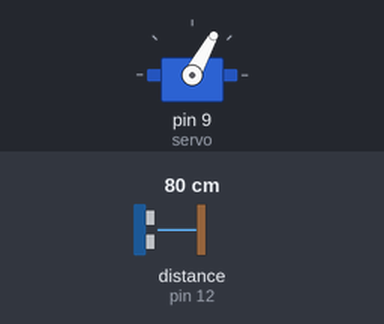
Simulated run of this sketch. Board: Arduino Uno, built with avr-gcc and run on an emulated ATmega328P. Shown: servo. The test bench sets the inputs (shaded band); at power-on: distance to the obstacle (sensor on pin 12) 80 cm. The echo pulse lasts 58.3 µs per cm.

Above: at 4.2 s.
4.3 s: distance to the obstacle (sensor on pin 12) set to 2 cm
At 5.0 s:
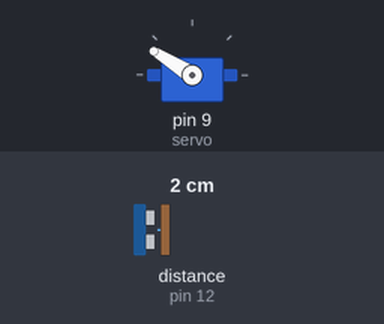
5.8 s: distance to the obstacle (sensor on pin 12) set to 35 cm
At 6.7 s:
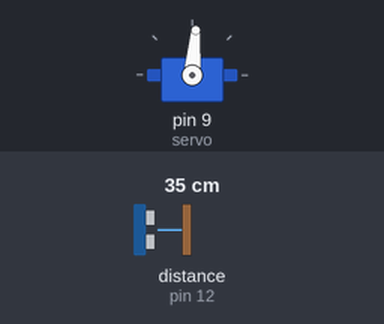
7.3 s: distance to the obstacle (sensor on pin 12) set to 60 cm
At 8.1 s:
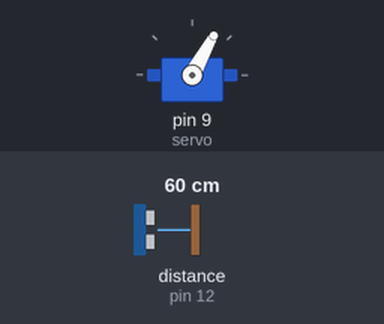
Timing chart, 0 to 10.3 s (numbered marks = the images above; inputs shaded):
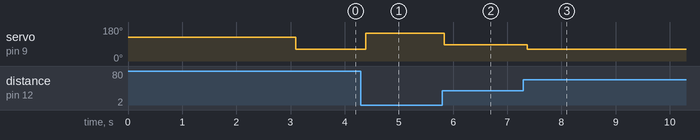

The sketch:

pid-ball.ino
```cpp
#include <SR04.h>
#include <Servo.h>

const int pot = 0;
const int ultrasonicEcho = 11, ultrasonicTrig = 12;

Servo servo;
SR04 sensor = SR04(ultrasonicEcho, ultrasonicTrig);

const int maxh = 66, minh = 153, midh = 127;
const int reactionTime = 20, conversionVal = 5.64;
const int minl = 0, maxl = 46;
const int avgRate = 100;
int v[avgRate];

void getInitialV(){
  for(int i = 0; i < avgRate; i++){
    long int distance = sensor.Distance();
    if(distance > 50)
      v[i] = 50;
    else
      v[i] = distance;
  }
}

void setup() {
  Serial.begin(9600);
  pinMode(pot, INPUT);
  servo.attach(9);
  servo.write(midh);
  getInitialV();
}

// minimum length = 3, maximum length = 46; (distances from the sensor)

void minMax(){
  servo.write(minh);
  delay(500);
  servo.write(maxh);
  delay(500);
}

void potManualControl(){
  servo.write(analogRead(pot)/conversionVal);
}

double midl(){
  return (maxl + minl)/2;
}

double integratorVal; //integrator value
double y; //raw output
double r = midl(); //refference
double e; //the error (r - y)

double avgV(){
  double sum = 0;
  for(int i = 0; i < avgRate; i++){
    sum += v[i];
  }
  return sum/avgRate;
}

double errorFunction(double e){
  e = abs(e);
  if(e > 20){
    return 1;
  }
  else return (e / 20.0);
}

int vcounter = 0;

void updateV(){
  if(vcounter == avgRate){
    vcounter = 0;
  }
  long int distance = sensor.Distance();
  if(distance > 50)
    v[vcounter] = 50;
  else
    v[vcounter] = distance;
  vcounter ++;
}

double servoSafety(double val){
  if(val < minh){
    return minh;
  }

  if(val > maxh){
    return maxh;
  }

  return val;
}

const int acceptedError = 2;

double feedBack(double e){
  if(e > acceptedError){
    //left side
    return - (midh-minh) * errorFunction(e);

  }
  else if(e < -acceptedError){
    //right side
    return - (midh-maxh) * errorFunction(e);
  }
  else{
    return 0;
  }
}

double integrator(double e){
  if(e > acceptedError){
    //left side
    return - (midh-maxh) * errorFunction(e);
  }
  else if(e < -acceptedError){
    //right side
    return - (midh-minh) * errorFunction(e);
  }
  else{
    return 0;
  }
}

const int derivatorFactor = 0.125;
int derivator(){
  return v[avgRate] - v[0];
}

void checkServo(){
  for(int i = minh; i > maxh; i--){
    servo.write(i);
    Serial.println(sensor.Distance());
    delay(100);
  }

  for(int i = maxh; i < minh; i++){
    servo.write(i);
    Serial.println(sensor.Distance());
    delay(100);
  }
}

void loop() {
  //though averageing the y might actually make my
  //feedback an integrator as averaging it makes it take into account previous information.
  //as such i might end up not using a proportional part as it would be too twitchy?
  //not sure, will see after adding a derivator

  //the problem is that the sensor goes crazy when the motor does stuff, so i figured i would give it a delay, to allow the
  //servo to do its thing and then update the position and it seemed to work. The problem is the derivator is really not helping out.

  //the oscilation of the "ball" seems to amplify instead of fizzle out so i'll see what i can do
  delay(10);

  integratorVal = avgV();
  updateV();
  y = sensor.Distance();

  //0.6 feedback 0.4 integrator 0.125 derivator and add everything up to midh

  //not sure if i made it better or worse

  servo.write(midh + feedBack(r - y) + 0.125 *  derivator());

  //we'll see tomorrow how this goes
  // servo.write(127);
  // potManualControl();
  // Serial.println(analogRead(pot)/conversionVal);
}
```

Measured:
- after the input at 4.3 s, servo on pin 9 (servo): 61° → 148° after 0.09 s
- after the input at 5.8 s, servo on pin 9 (servo): 148° → 85° at once
- after the input at 7.3 s, servo on pin 9 (servo): 85° → 61° after 0.07 s
